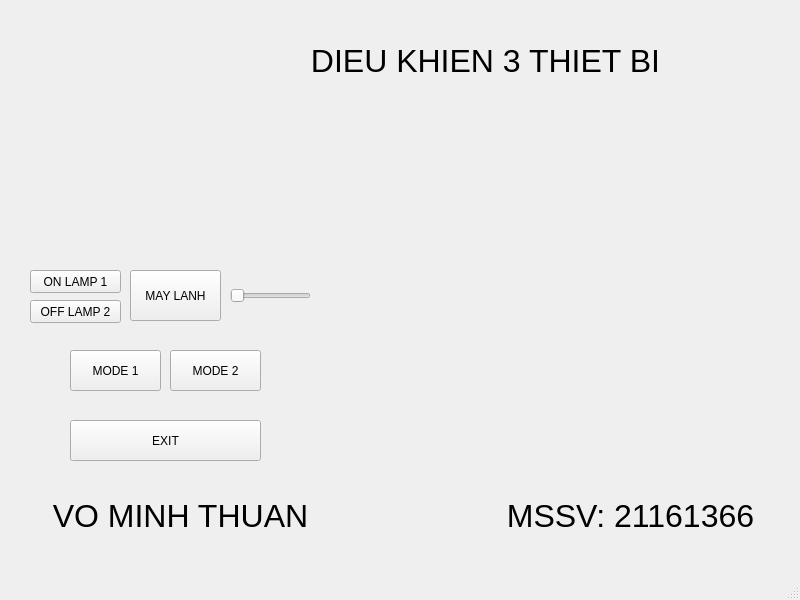
<?xml version="1.0" encoding="UTF-8"?>
<ui version="4.0">
 <class>MainWindow</class>
 <widget class="QMainWindow" name="MainWindow">
  <property name="geometry">
   <rect>
    <x>0</x>
    <y>0</y>
    <width>800</width>
    <height>600</height>
   </rect>
  </property>
  <property name="windowTitle">
   <string>MainWindow</string>
  </property>
  <widget class="QWidget" name="centralwidget">
   <widget class="QLabel" name="name_title">
    <property name="geometry">
     <rect>
      <x>170</x>
      <y>0</y>
      <width>631</width>
      <height>121</height>
     </rect>
    </property>
    <property name="maximumSize">
     <size>
      <width>801</width>
      <height>16777215</height>
     </size>
    </property>
    <property name="font">
     <font>
      <pointsize>24</pointsize>
     </font>
    </property>
    <property name="text">
     <string>DIEU KHIEN 3 THIET BI</string>
    </property>
    <property name="alignment">
     <set>Qt::AlignCenter</set>
    </property>
   </widget>
   <widget class="QLabel" name="logo">
    <property name="geometry">
     <rect>
      <x>10</x>
      <y>10</y>
      <width>151</width>
      <height>111</height>
     </rect>
    </property>
    <property name="text">
     <string/>
    </property>
    <property name="textFormat">
     <enum>Qt::RichText</enum>
    </property>
    <property name="pixmap">
     <pixmap>static/imgs/logo.jpeg</pixmap>
    </property>
    <property name="scaledContents">
     <bool>true</bool>
    </property>
    <property name="alignment">
     <set>Qt::AlignCenter</set>
    </property>
    <property name="wordWrap">
     <bool>true</bool>
    </property>
   </widget>
   <widget class="QLabel" name="footer_name">
    <property name="geometry">
     <rect>
      <x>40</x>
      <y>490</y>
      <width>281</width>
      <height>51</height>
     </rect>
    </property>
    <property name="font">
     <font>
      <pointsize>24</pointsize>
     </font>
    </property>
    <property name="layoutDirection">
     <enum>Qt::LeftToRight</enum>
    </property>
    <property name="text">
     <string>VO MINH THUAN</string>
    </property>
    <property name="alignment">
     <set>Qt::AlignCenter</set>
    </property>
   </widget>
   <widget class="QLabel" name="footer_mssv">
    <property name="geometry">
     <rect>
      <x>490</x>
      <y>490</y>
      <width>281</width>
      <height>51</height>
     </rect>
    </property>
    <property name="font">
     <font>
      <pointsize>24</pointsize>
     </font>
    </property>
    <property name="layoutDirection">
     <enum>Qt::LeftToRight</enum>
    </property>
    <property name="text">
     <string>MSSV: 21161366</string>
    </property>
    <property name="alignment">
     <set>Qt::AlignCenter</set>
    </property>
   </widget>
   <widget class="QLabel" name="lamp_1">
    <property name="geometry">
     <rect>
      <x>30</x>
      <y>160</y>
      <width>91</width>
      <height>91</height>
     </rect>
    </property>
    <property name="font">
     <font>
      <pointsize>4</pointsize>
     </font>
    </property>
    <property name="text">
     <string/>
    </property>
    <property name="pixmap">
     <pixmap>static/imgs/lamp_off.png</pixmap>
    </property>
    <property name="scaledContents">
     <bool>true</bool>
    </property>
    <property name="alignment">
     <set>Qt::AlignCenter</set>
    </property>
   </widget>
   <widget class="QLabel" name="lamp_2">
    <property name="geometry">
     <rect>
      <x>130</x>
      <y>160</y>
      <width>91</width>
      <height>91</height>
     </rect>
    </property>
    <property name="font">
     <font>
      <pointsize>4</pointsize>
     </font>
    </property>
    <property name="text">
     <string/>
    </property>
    <property name="pixmap">
     <pixmap>static/imgs/lamp_off.png</pixmap>
    </property>
    <property name="scaledContents">
     <bool>true</bool>
    </property>
    <property name="alignment">
     <set>Qt::AlignCenter</set>
    </property>
   </widget>
   <widget class="QLabel" name="lamp_3">
    <property name="geometry">
     <rect>
      <x>230</x>
      <y>160</y>
      <width>81</width>
      <height>91</height>
     </rect>
    </property>
    <property name="font">
     <font>
      <pointsize>4</pointsize>
     </font>
    </property>
    <property name="text">
     <string/>
    </property>
    <property name="pixmap">
     <pixmap>static/imgs/lamp_off.png</pixmap>
    </property>
    <property name="scaledContents">
     <bool>true</bool>
    </property>
    <property name="alignment">
     <set>Qt::AlignCenter</set>
    </property>
   </widget>
   <widget class="QPushButton" name="on_lamp_1">
    <property name="geometry">
     <rect>
      <x>30</x>
      <y>270</y>
      <width>91</width>
      <height>23</height>
     </rect>
    </property>
    <property name="text">
     <string>ON LAMP 1</string>
    </property>
   </widget>
   <widget class="QPushButton" name="off_lamp_1">
    <property name="geometry">
     <rect>
      <x>30</x>
      <y>300</y>
      <width>91</width>
      <height>23</height>
     </rect>
    </property>
    <property name="text">
     <string>OFF LAMP 2</string>
    </property>
   </widget>
   <widget class="QPushButton" name="on_off_lamp_2">
    <property name="geometry">
     <rect>
      <x>130</x>
      <y>270</y>
      <width>91</width>
      <height>51</height>
     </rect>
    </property>
    <property name="text">
     <string>MAY LANH</string>
    </property>
   </widget>
   <widget class="QSlider" name="slider_lamp_3">
    <property name="geometry">
     <rect>
      <x>230</x>
      <y>280</y>
      <width>81</width>
      <height>31</height>
     </rect>
    </property>
    <property name="orientation">
     <enum>Qt::Horizontal</enum>
    </property>
   </widget>
   <widget class="QPushButton" name="mode_1">
    <property name="geometry">
     <rect>
      <x>70</x>
      <y>350</y>
      <width>91</width>
      <height>41</height>
     </rect>
    </property>
    <property name="text">
     <string>MODE 1</string>
    </property>
   </widget>
   <widget class="QPushButton" name="mode_2">
    <property name="geometry">
     <rect>
      <x>170</x>
      <y>350</y>
      <width>91</width>
      <height>41</height>
     </rect>
    </property>
    <property name="text">
     <string>MODE 2</string>
    </property>
   </widget>
   <widget class="QPushButton" name="exit">
    <property name="geometry">
     <rect>
      <x>70</x>
      <y>420</y>
      <width>191</width>
      <height>41</height>
     </rect>
    </property>
    <property name="text">
     <string>EXIT</string>
    </property>
   </widget>
   <widget class="QWidget" name="widget" native="true">
    <property name="geometry">
     <rect>
      <x>450</x>
      <y>150</y>
      <width>271</width>
      <height>281</height>
     </rect>
    </property>
   </widget>
  </widget>
  <widget class="QMenuBar" name="menubar">
   <property name="geometry">
    <rect>
     <x>0</x>
     <y>0</y>
     <width>800</width>
     <height>21</height>
    </rect>
   </property>
  </widget>
  <widget class="QStatusBar" name="statusbar"/>
 </widget>
 <resources/>
 <connections/>
</ui>
